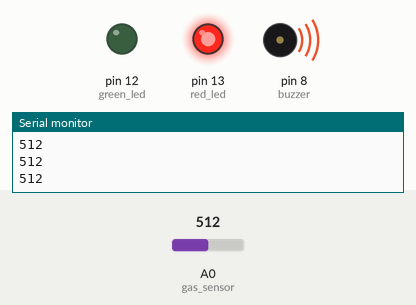
This sketch was run on a simulated Arduino Uno, built with avr-gcc and run on an emulated ATmega328P. Parts: output pins drawn as LEDs (lit = HIGH), buzzer (waves = sounding), the last lines printed to the serial monitor. Inputs (shaded band) come from the test bench; at power-on: A0 (gas_sensor) = 512.

Above: at 1.2 s.
1.3 s: A0 (gas_sensor) set to 139
2.8 s: A0 (gas_sensor) set to 119
At 3.4 s:
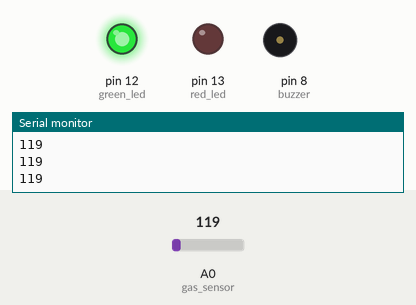
4.3 s: A0 (gas_sensor) set to 306
At 5.5 s:
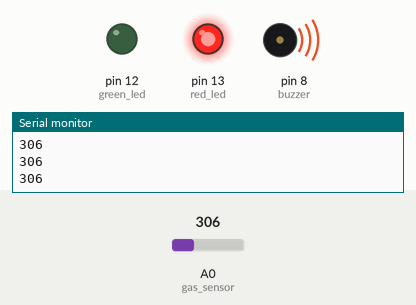
5.8 s: A0 (gas_sensor) set to 122
At 6.9 s:
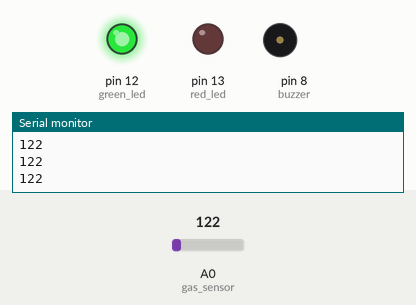
Timing chart, 0 to 8.3 s (numbered marks = the images above; inputs shaded):
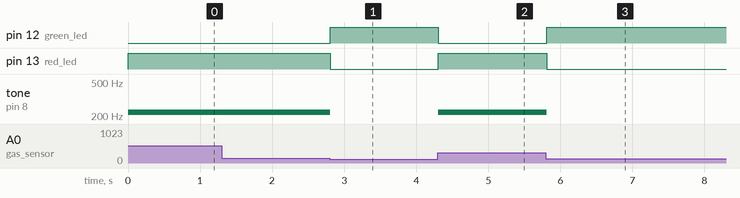

Measured:
- the behaviour switches between 126 and 125 on A0 (gas_sensor) (found by bisection; images 0 and 1)
- after the input at 2.8 s, pin 12 (green_led): LOW → HIGH at once; pin 13 (red_led): HIGH → LOW at once; tone on pin 8 (buzzer): 220 Hz → silent at once
- after the input at 4.3 s, pin 12 (green_led): HIGH → LOW at once; pin 13 (red_led): LOW → HIGH at once; tone on pin 8 (buzzer): silent → 220 Hz at once
- after the input at 5.8 s, pin 12 (green_led): LOW → HIGH at once; pin 13 (red_led): HIGH → LOW at once; tone on pin 8 (buzzer): 220 Hz → silent at once

The sketch:

main.ino
```cpp
// @shivzee (Shivam Bhatt)

#define gas_sensor A0   // Pin A0
#define red_led 13      // Pin 13
#define green_led 12    // Pin 12
#define buzzer 8        // Pin 8

int BREAK = 125;        // Define the breakpoint of somke sensor

// setup will run only at initial time
void setup(){
  pinMode(gas_sensor, INPUT);     // set the pin A0 to take input
  pinMode(red_led, OUTPUT);       // set the pin 13 to give output
  pinMode(green_led, OUTPUT);     // set the pin 12 to give output
  Serial.begin(9600);             // connect to serial
}

// this keeps updating
void loop(){

  int smoke_reading = analogRead(gas_sensor);        // reading form pin A0
  Serial.println(smoke_reading);                     // write the readings from A0 to serial

  if(smoke_reading > BREAK){                         // check if breakpoint is achived
    digitalWrite(red_led, HIGH);                     // set pin 13 to ON
    digitalWrite(green_led, LOW);                    // set pin 12 to OFF
    tone(buzzer, 220 , 200);                         // send analog signal to buzzer of 220 Hz for 200ms
  }else{
    digitalWrite(green_led, HIGH);                   // set pin 12 to ON
    digitalWrite(red_led, LOW);                      // set pin 13 to OFF
    noTone(buzzer);                                  // turn off the analog signal to buzzer
  }

}
```
